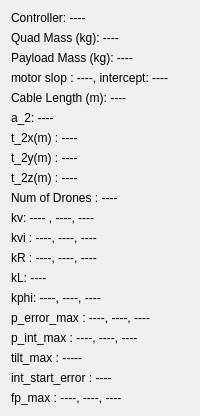
      <widget class="QWidget" name="tab_8">
       <attribute name="title">
        <string>Parameter</string>
       </attribute>
       <layout class="QHBoxLayout" name="horizontalLayout_11">
        <item>
         <layout class="QVBoxLayout" name="verticalLayout_17">
          <item>
           <widget class="QLabel" name="UAV2_controllername">
            <property name="text">
             <string>Controller: ----</string>
            </property>
           </widget>
          </item>
          <item>
           <widget class="QLabel" name="UAV2_Quadmass">
            <property name="text">
             <string>Quad Mass (kg): ----</string>
            </property>
           </widget>
          </item>
          <item>
           <widget class="QLabel" name="UAV2_Payloadmass">
            <property name="text">
             <string>Payload Mass (kg): ----</string>
            </property>
           </widget>
          </item>
          <item>
           <widget class="QLabel" name="UAV2_motor_para">
            <property name="text">
             <string>motor slop : ----, intercept: ----</string>
            </property>
           </widget>
          </item>
          <item>
           <widget class="QLabel" name="UAV2_Cablelength">
            <property name="text">
             <string>Cable Length (m): ----</string>
            </property>
           </widget>
          </item>
          <item>
           <widget class="QLabel" name="UAV2_a_j">
            <property name="text">
             <string>a_2: ----</string>
            </property>
           </widget>
          </item>
          <item>
           <widget class="QLabel" name="UAV2_t_jx">
            <property name="text">
             <string>t_2x(m) : ----</string>
            </property>
           </widget>
          </item>
          <item>
           <widget class="QLabel" name="UAV2_t_jy">
            <property name="text">
             <string>t_2y(m) : ----</string>
            </property>
           </widget>
          </item>
          <item>
           <widget class="QLabel" name="UAV2_t_jz">
            <property name="text">
             <string>t_2z(m) : ----</string>
            </property>
           </widget>
          </item>
          <item>
           <widget class="QLabel" name="UAV2_Numofdrones">
            <property name="text">
             <string>Num of Drones : ----</string>
            </property>
           </widget>
          </item>
          <item>
           <widget class="QLabel" name="UAV2_kv">
            <property name="text">
             <string>kv: ---- , ----, ----</string>
            </property>
           </widget>
          </item>
          <item>
           <widget class="QLabel" name="UAV2_kvi">
            <property name="text">
             <string>kvi : ----, ----, ----</string>
            </property>
           </widget>
          </item>
          <item>
           <widget class="QLabel" name="UAV2_kR">
            <property name="text">
             <string>kR : ----, ----, ----</string>
            </property>
           </widget>
          </item>
          <item>
           <widget class="QLabel" name="UAV2_kL">
            <property name="text">
             <string>kL: ----</string>
            </property>
           </widget>
          </item>
          <item>
           <widget class="QLabel" name="UAV2_kphi">
            <property name="text">
             <string>kphi: ----, ----, ----</string>
            </property>
           </widget>
          </item>
          <item>
           <widget class="QLabel" name="UAV2_p_error_max">
            <property name="text">
             <string>p_error_max : ----, ----, ----</string>
            </property>
           </widget>
          </item>
          <item>
           <widget class="QLabel" name="UAV2_p_int_max">
            <property name="text">
             <string>p_int_max : ----, ----, ----</string>
            </property>
           </widget>
          </item>
          <item>
           <widget class="QLabel" name="UAV2_tilt_max">
            <property name="text">
             <string>tilt_max : -----</string>
            </property>
           </widget>
          </item>
          <item>
           <widget class="QLabel" name="UAV2_int_start_error">
            <property name="text">
             <string>int_start_error : ----</string>
            </property>
           </widget>
          </item>
          <item>
           <widget class="QLabel" name="UAV2_fp_max">
            <property name="text">
             <string>fp_max : ----, ----, ----</string>
            </property>
           </widget>
          </item>
         </layout>
        </item>
       </layout>
      </widget>
